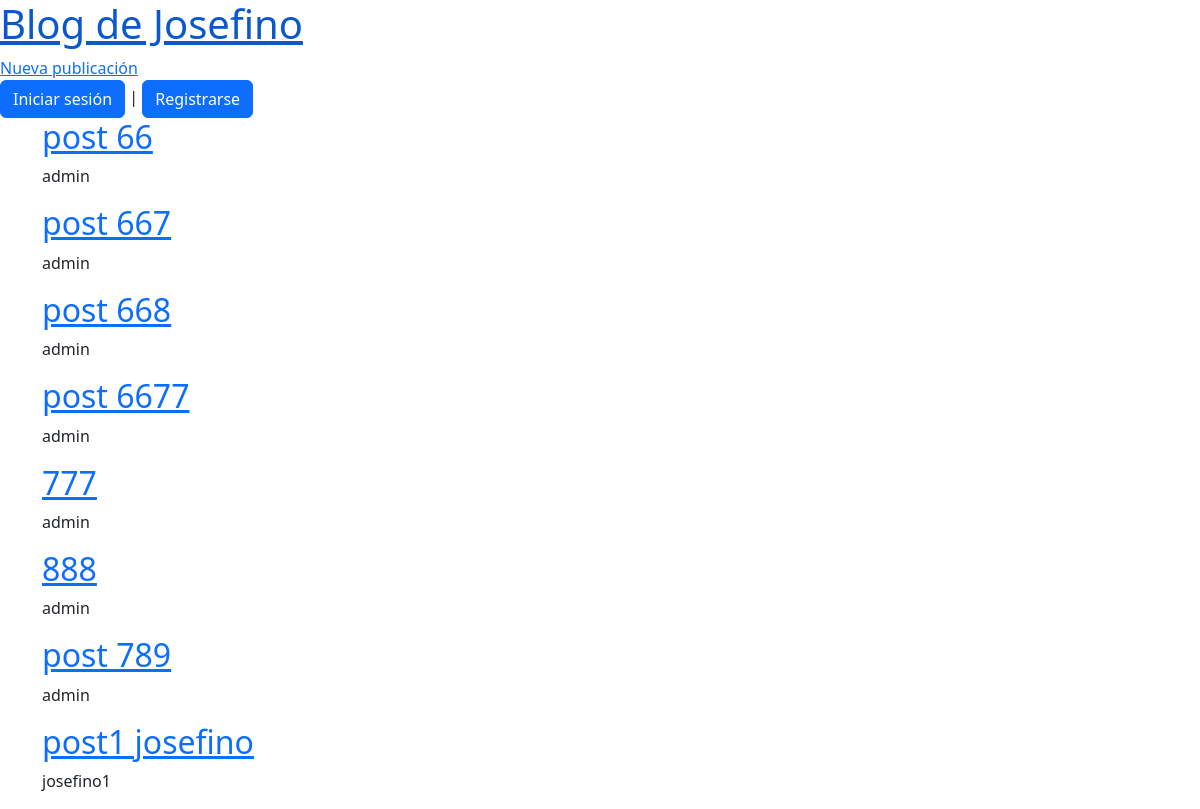
The app's page /, older data.
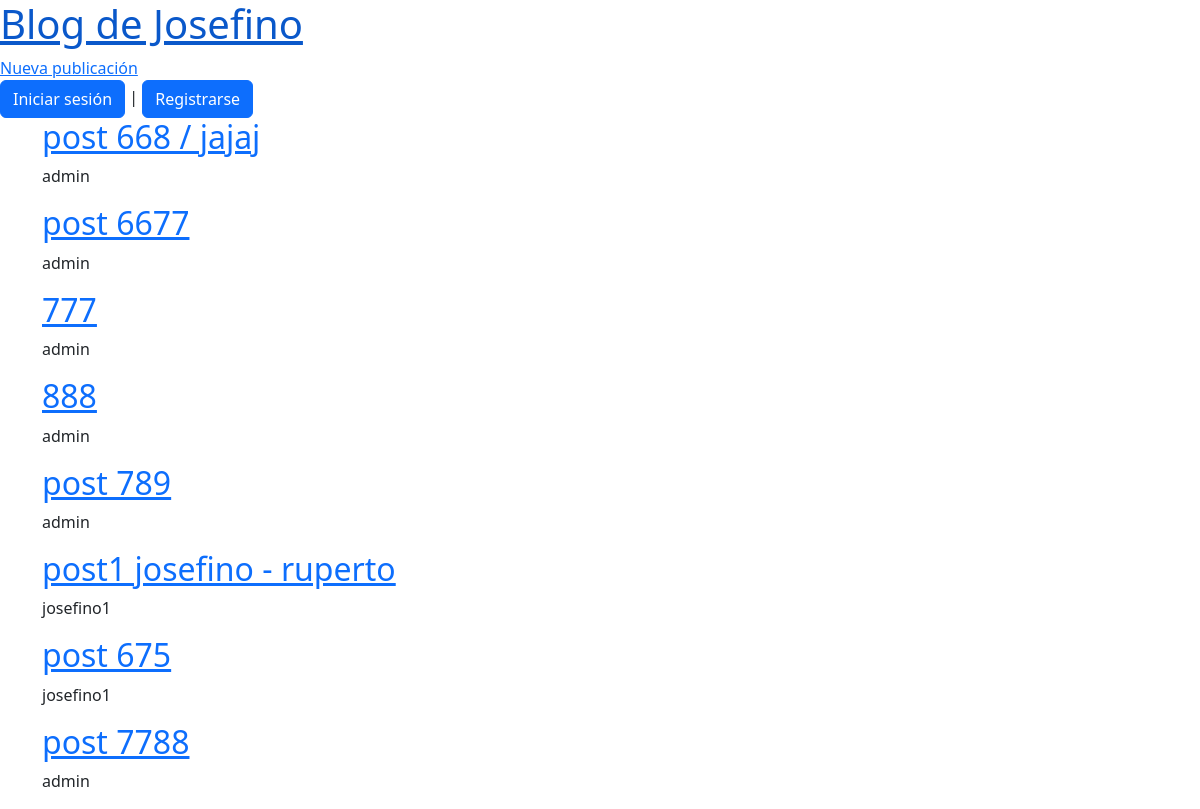
The same page, newer data.
### blog/models.py (models this page shows, shortened)
class Publication(models.Model):
    title = models.CharField(max_length=100)
    body = models.TextField()
    author = models.ForeignKey(
        'auth.User',
        on_delete=models.CASCADE,
    )
    date = models.DateTimeField(auto_now_add=True)
    updated = models.DateTimeField(auto_now=True)

### blog/views.py (the view)
# urls.py: path('', PublicationListView.as_view(), name='publications-list'),
class PublicationListView(ListView):
    model = Publication
    template_name = 'publications-list.html'

### templates/publications-list.html
{% extends "_base.html" %}
{% block content %}
    {% for post in publication_list %}
        <a href="{% url 'publication-detail' post.pk %}"><h2>{{ post.title }}</h2></a>
        <p>{{ post.author }}</p>
    {% endfor %}
{% endblock content %}

### templates/_base.html (shortened to what this page needs)
<!DOCTYPE html>
<html lang="en">
<head>
    <link href="https://cdn.jsdelivr.net/npm/bootstrap@5.3.3/dist/css/bootstrap.min.css" rel="stylesheet">
</head>
<body>
    <header>
        <h1><a href="{% url 'publications-list' %}">Blog de Josefino</a></h1>
        <div>
            <a href="{% url 'publication-create' %}">Nueva publicación</a>
        </div>
    </header>
    {% if user.is_authenticated %}
        <p>Hola {{ user.username }}</p>
         <form action="{% url 'logout' %}" method="post">
            {% csrf_token %}
            <button type="submit">Cerrar sesión</button>
         </form>
    {% else %}
        <a href="{% url 'login' %}" class="btn btn-primary">Iniciar sesión</a> |
        <a href="{% url 'signup' %}" class="btn btn-primary">Registrarse</a>
    {% endif %}
    <main class="container">
        {% block content %}
        {% endblock content %}
    </main>
</body>
</html>

Row changes from the older to the newer data that the page shows:
removed Publication: title "post 66", author "admin"
removed Publication: title "post 667", author "admin"
changed Publication: title "post 668" → "post 668 / jajaj"
changed Publication: title "post1 josefino" → "post1 josefino - ruperto"
added Publication: title "post 675", author "josefino1"
added Publication: title "post 7788", author "admin"
